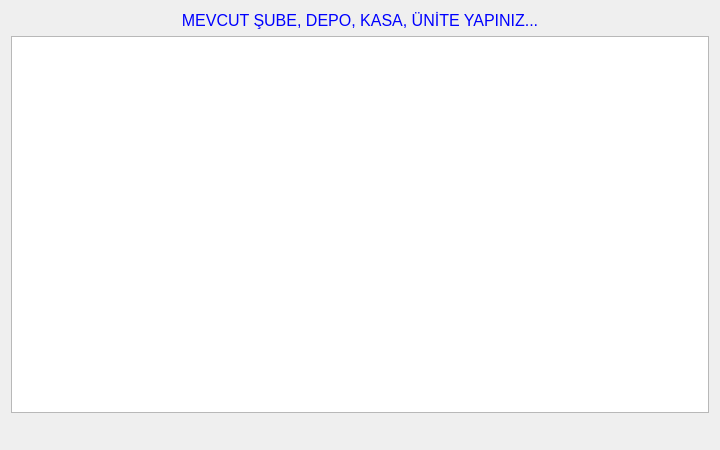
<?xml version="1.0" encoding="UTF-8"?>
<ui version="4.0">
 <class>SUBE_TREE_BATCH</class>
 <widget class="QDialog" name="SUBE_TREE_BATCH">
  <property name="geometry">
   <rect>
    <x>0</x>
    <y>0</y>
    <width>720</width>
    <height>450</height>
   </rect>
  </property>
  <property name="sizePolicy">
   <sizepolicy hsizetype="Expanding" vsizetype="Expanding">
    <horstretch>0</horstretch>
    <verstretch>0</verstretch>
   </sizepolicy>
  </property>
  <property name="minimumSize">
   <size>
    <width>720</width>
    <height>400</height>
   </size>
  </property>
  <property name="windowTitle">
   <string>Dialog</string>
  </property>
  <layout class="QGridLayout" name="gridLayout" rowstretch="1,80,0" columnstretch="85">
   <item row="1" column="0">
    <widget class="QTextEdit" name="text_edit_sube_semasi">
     <property name="font">
      <font>
       <family>Monospace</family>
      </font>
     </property>
     <property name="focusPolicy">
      <enum>Qt::NoFocus</enum>
     </property>
     <property name="readOnly">
      <bool>true</bool>
     </property>
    </widget>
   </item>
   <item row="2" column="0">
    <layout class="QGridLayout" name="gridLayout_2" columnstretch="50,1">
     <item row="0" column="0">
      <spacer name="horizontalSpacer_2">
       <property name="orientation">
        <enum>Qt::Horizontal</enum>
       </property>
       <property name="sizeHint" stdset="0">
        <size>
         <width>40</width>
         <height>20</height>
        </size>
       </property>
      </spacer>
     </item>
     <item row="0" column="1">
      <widget class="QWidget" name="widget_batch_buttons" native="true"/>
     </item>
    </layout>
   </item>
   <item row="0" column="0">
    <widget class="QLabel" name="label">
     <property name="sizePolicy">
      <sizepolicy hsizetype="Expanding" vsizetype="Fixed">
       <horstretch>0</horstretch>
       <verstretch>0</verstretch>
      </sizepolicy>
     </property>
     <property name="text">
      <string>&lt;!DOCTYPE HTML PUBLIC &quot;-//W3C//DTD HTML 4.0//EN&quot; &quot;http://www.w3.org/TR/REC-html40/strict.dtd&quot;&gt;
&lt;html&gt;&lt;head&gt;&lt;meta name=&quot;qrichtext&quot; content=&quot;1&quot; /&gt;&lt;style type=&quot;text/css&quot;&gt;
p, li { white-space: pre-wrap; }
&lt;/style&gt;&lt;/head&gt;&lt;body style=&quot; font-family:'Sans Serif'; font-size:10pt; font-weight:400; font-style:normal;&quot;&gt;
&lt;p style=&quot; margin-top:0px; margin-bottom:0px; margin-left:0px; margin-right:0px; -qt-block-indent:0; text-indent:0px;&quot;&gt;&lt;span style=&quot; font-size:12pt; color:#0000ff;&quot;&gt;MEVCUT ŞUBE, DEPO, KASA, ÜNİTE YAPINIZ...&lt;/span&gt;&lt;/p&gt;&lt;/body&gt;&lt;/html&gt;</string>
     </property>
     <property name="alignment">
      <set>Qt::AlignCenter</set>
     </property>
    </widget>
   </item>
  </layout>
 </widget>
 <resources/>
 <connections/>
</ui>
